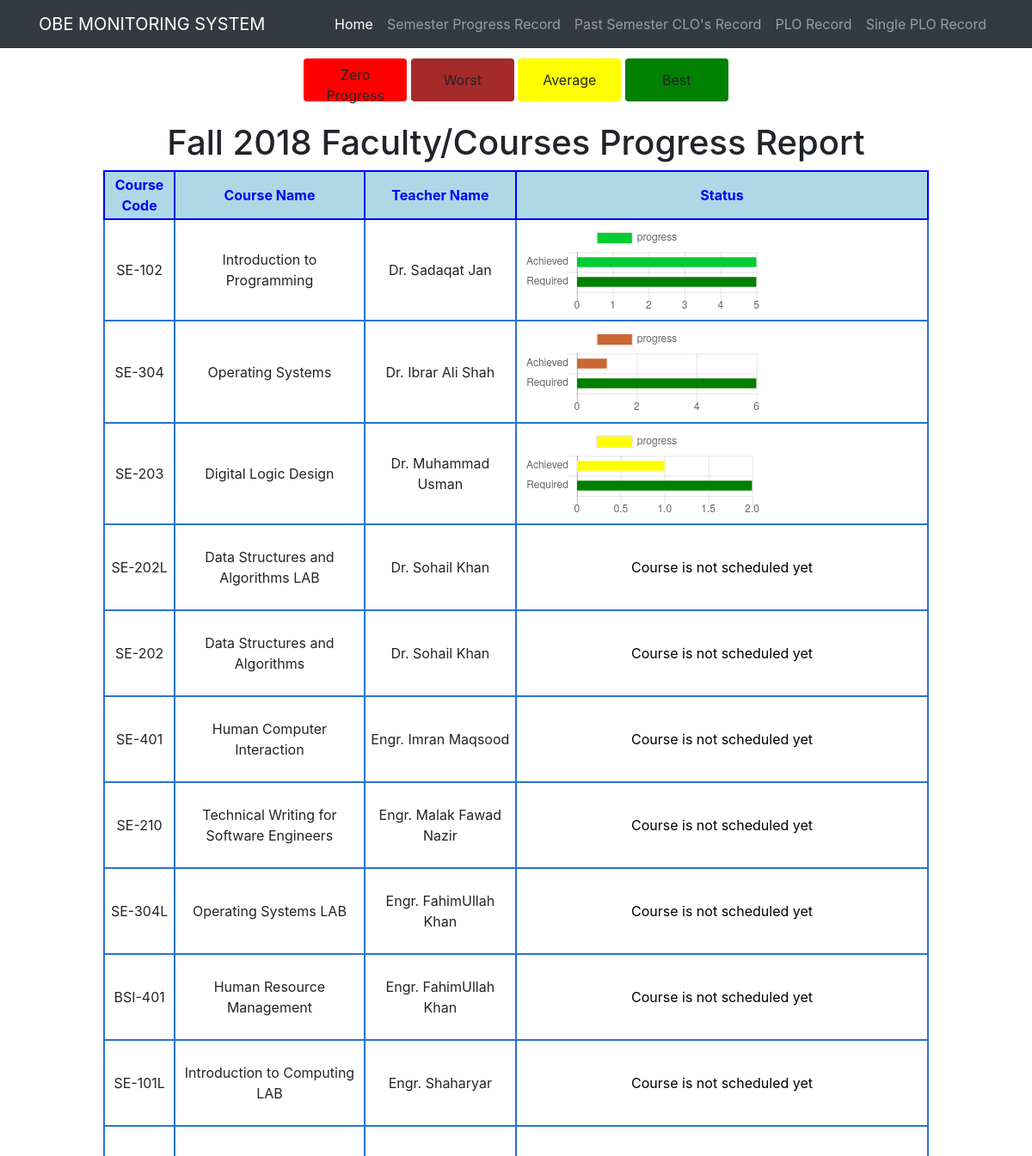
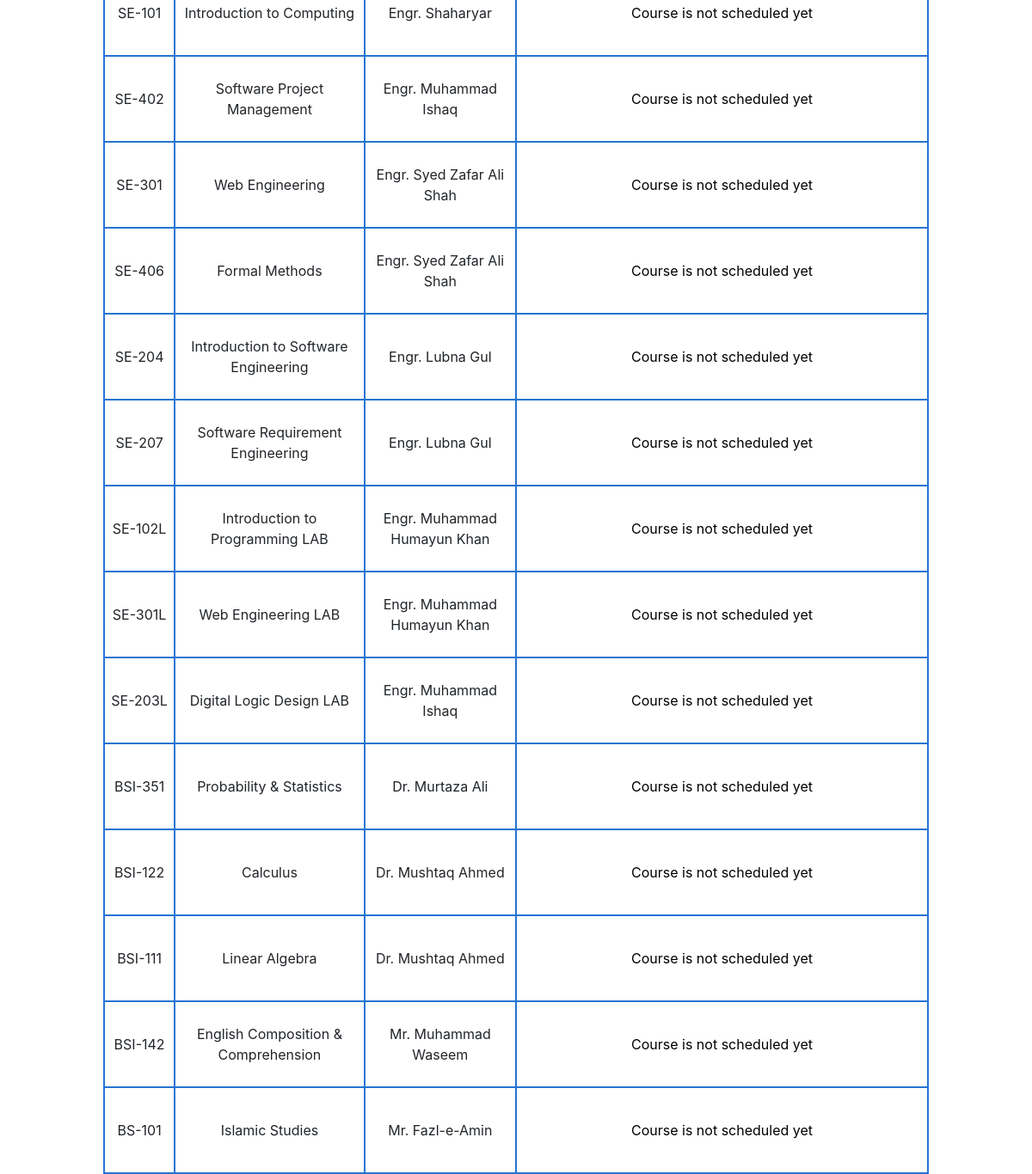
Page /progressRecord.php?semesterType=Fall 2018 on the committed database (2 pictures, top to bottom).
### tables this page shows
CREATE TABLE `course` (
  `course_id` int(10) NOT NULL,
  `ccode` varchar(255) NOT NULL,
  `course_name` varchar(255) NOT NULL,
  `course_credit` int(2) NOT NULL,
  `semester` varchar(255) NOT NULL,
  `sem_number` int(10) NOT NULL DEFAULT '2',
  `department` varchar(255) NOT NULL,
  `type` varchar(255) NOT NULL
);

### progressRecord.php (the view, shortened to what this page needs)
<!DOCTYPE html>
<html>
<head>
    <link rel = 'stylesheet' type='text/css' media='screen' href='index.css' />
    <link rel="stylesheet" type="text/css" href="courses.css" />
</head>
<?php
    require_once 'connection.php';
    require('navbar.php');
	$semesterType = $_GET['semesterType'];
	$num=0;
?>
<?php
	function myfunName($course_id,$i,$semesterType){
		require('connection.php');
	$sysDate = date('y/m/d');
	$courseSch = "SELECT COUNT(*) FROM schedule inner join course on course.course_id=schedule.course_id WHERE course.course_id = '$course_id' AND course.semester = '$semesterType'";
	$result3 = mysqli_query($conn,$courseSch);
	$scheduleRow = mysqli_fetch_array($result3);
	$schNumRows =  $scheduleRow[0];
		if($schNumRows == 0){
			echo "Course is not scheduled yet";
			}
		else{
			echo"<div id='container'>
   					        <canvas id='myChart$i' style = 'width:280%; height:300px' >
        					</canvas>
    		</div>";
	$date = "SELECT * FROM schedule WHERE date < '$sysDate' AND exam_type = 'quiz' AND course_id = '$course_id'";
	$result = mysqli_query($conn,$date);
		}
		return;
	}
	?>
<body>
    <div id = 'course-container'>
        <div id="colors">
        <button class="btn"  style="background-color:#f00; "> Zero Progress </button>
        	<button class="btn" style="background-color:brown;">  Worst </button>
            <button class="btn" style="background-color:yellow;">   Average </button>
            <button class="btn" style="background-color:green"> Best  </button>
        </div>
        <br/>
 <script>
	function javascriptFun(marks,takened , j){
		var percent = (takened/marks)*100;
		if(percent > 0 && percent < 40)
				{ var color = '#C63'}
		else if(percent >= 40 && percent <= 60)
				{var color = '#FF0'}
		else if(takened == 0)
			{ takened = marks;		color = '#f00';}
		else{var color = '#0C3'}
        let myChart = document.getElementById('myChart'+j).getContext('2d');
		j++;
        let scoreChart = new Chart(myChart, {
            type:'horizontalBar',
            data:{
                labels:['Achieved','Required'],
                datasets:[{
                    label: 'progress',
                    data:[takened,marks],
                    backgroundColor:[
                    color,
                    'green'
                ]
                }],
            },
            options:{
                scales: {
                xAxes: [{
                    barPercentage: 1,
                    categoryPercentage: 1,
                    ticks: {
                        beginAtZero: true
                    }
                }],
                yAxes: [{
                barPercentage: 0.5,
                    categoryPercentage: 1,
                }]
            }
    }
        });
		return;
	}
    </script>
        <div id = 'select-courses'>
            <h1><?php echo $semesterType; ?> Faculty/Courses Progress Report </h1>
            <?php
				 $sqll = "SELECT DISTINCT uname , ccode , course_name, course.course_id FROM course inner join assign_course ON course.course_id = assign_course.course_id INNER JOIN user ON assign_course.user_id= user.uid where course.department = 'CSE' AND course.semester='$semesterType'";
                $result = mysqli_query($conn,$sqll);
            echo "<div class = 'courses' ><table id='progresstable' border =1px solid #768>
            <tr>
                <th> Course Code </th>
                <th> Course Name </th>
                <th> Teacher Name </th>
				<th> Status </th>
                </tr>
                ";
               while($row = mysqli_fetch_assoc($result) ){
                   $code = $row['course_id'];
				   echo "<tr>
                            <td> {$row['ccode']} </td>
                            <td> {$row['course_name']} </td>
                            <td> {$row['uname']} </td>
							<td><a href = 'status.php?id=$code&semester=$semesterType' >";
							 myFunName($code,$num,$semesterType);
							$num++;
							echo "</a></td>
                            </tr>
                            ";
                }
				echo "</table></div>";
            ?>
        </div>
    </div>
</body>
</html>

### index.css (style rules this page uses)
* { margin: 0; padding: 0; }
table { border-collapse:collapse; }

### courses.css (style rules this page uses)
#course-container { text-align:center; }
.courses { width:80%; height:auto; margin-left:10%; }
.courses table { width:100%; }
td { padding:0.5%; }
#container { width:60%; }
button { color:#FFF; font-weight:bold }
.btn { height:20px; width:6%; border:0px; }
#colors { margin-top:1%; }
#progresstable td:nth-child(4) { width: 50%; }
#progresstable th { border: 2px solid blue; padding: 0.3%; background-color: lightblue; font-weight: bold; color: blue; }
#progresstable tr td { border: 2px solid #2674d2; height: 100px; }
#progresstable a { text-decoration: none; color:black; }
.btn { display: inline-block; border-radius: 12px; width: 10%; height: 50px; color: black; font-weight: bold; }

### rows in the picture
course: ccode "SE-102", course_name "Introduction to Programming", uname "Dr. Sadaqat Jan"
course: ccode "SE-304", course_name "Operating Systems", uname "Dr. Ibrar Ali Shah"
course: ccode "SE-203", course_name "Digital Logic Design", uname "Dr. Muhammad Usman"
course: ccode "SE-202L", course_name "Data Structures and Algorithms LAB", uname "Dr. Sohail Khan", shows "Course is not scheduled yet"
course: ccode "SE-202", course_name "Data Structures and Algorithms", uname "Dr. Sohail Khan", shows "Course is not scheduled yet"
course: ccode "SE-401", course_name "Human Computer Interaction", uname "Engr. Imran Maqsood", shows "Course is not scheduled yet"
course: ccode "SE-210", course_name "Technical Writing for Software Engineers", uname "Engr. Malak Fawad Nazir", shows "Course is not scheduled yet"
course: ccode "SE-304L", course_name "Operating Systems LAB", uname "Engr. FahimUllah Khan", shows "Course is not scheduled yet"
course: ccode "BSI-401", course_name "Human Resource Management", uname "Engr. FahimUllah Khan", shows "Course is not scheduled yet"
course: ccode "SE-101L", course_name "Introduction to Computing LAB", uname "Engr. Shaharyar", shows "Course is not scheduled yet"
course: ccode "SE-101", course_name "Introduction to Computing", uname "Engr. Shaharyar", shows "Course is not scheduled yet"
course: ccode "SE-402", course_name "Software Project Management", uname "Engr. Muhammad Ishaq", shows "Course is not scheduled yet"
course: ccode "SE-301", course_name "Web Engineering", uname "Engr. Syed Zafar Ali Shah", shows "Course is not scheduled yet"
course: ccode "SE-406", course_name "Formal Methods", uname "Engr. Syed Zafar Ali Shah", shows "Course is not scheduled yet"
course: ccode "SE-204", course_name "Introduction to Software Engineering", uname "Engr. Lubna Gul", shows "Course is not scheduled yet"
course: ccode "SE-207", course_name "Software Requirement Engineering", uname "Engr. Lubna Gul", shows "Course is not scheduled yet"
course: ccode "SE-102L", course_name "Introduction to Programming LAB", uname "Engr. Muhammad Humayun Khan", shows "Course is not scheduled yet"
course: ccode "SE-301L", course_name "Web Engineering LAB", uname "Engr. Muhammad Humayun Khan", shows "Course is not scheduled yet"
course: ccode "SE-203L", course_name "Digital Logic Design LAB", uname "Engr. Muhammad Ishaq", shows "Course is not scheduled yet"
course: ccode "BSI-351", course_name "Probability & Statistics", uname "Dr. Murtaza Ali", shows "Course is not scheduled yet"
course: ccode "BSI-122", course_name "Calculus", uname "Dr. Mushtaq Ahmed", shows "Course is not scheduled yet"
course: ccode "BSI-111", course_name "Linear Algebra", uname "Dr. Mushtaq Ahmed", shows "Course is not scheduled yet"
course: ccode "BSI-142", course_name "English Composition & Comprehension", uname "Mr. Muhammad Waseem", shows "Course is not scheduled yet"
course: ccode "BS-101", course_name "Islamic Studies", uname "Mr. Fazl-e-Amin", shows "Course is not scheduled yet"

### other values in the picture
$semesterType "Fall 2018"
